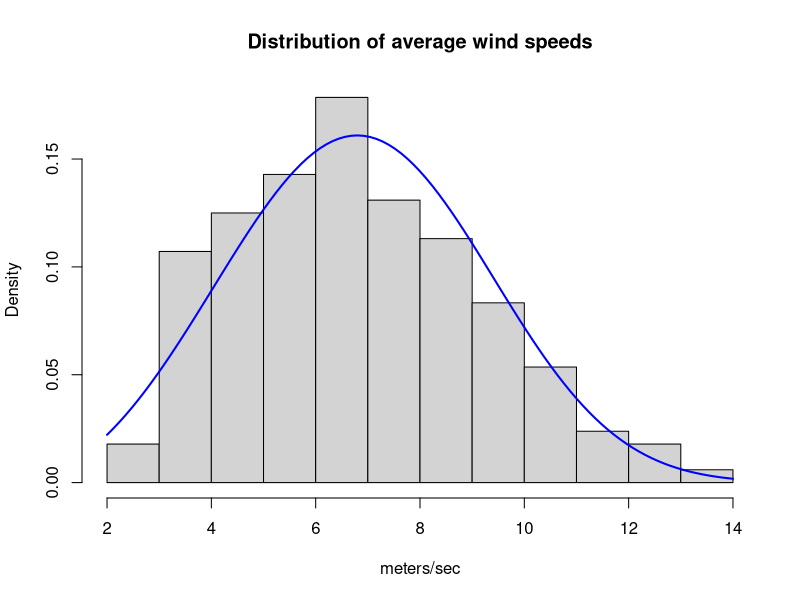
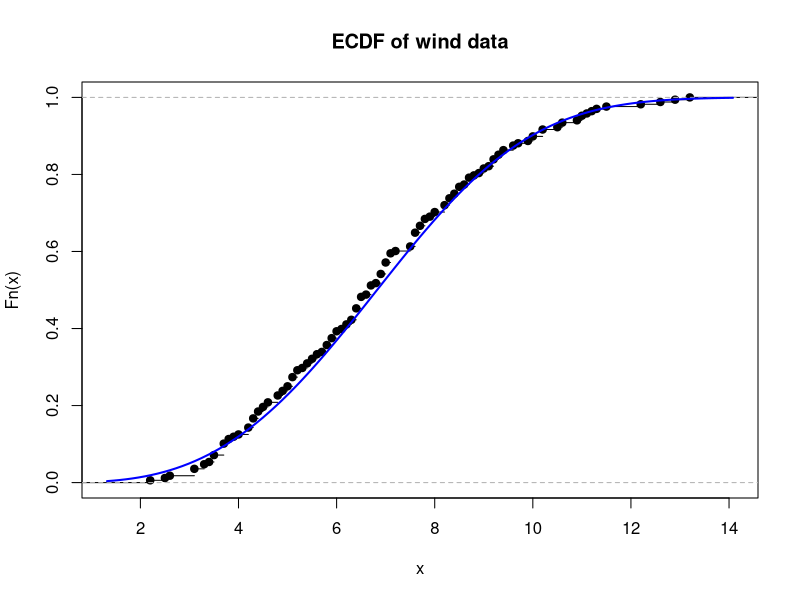
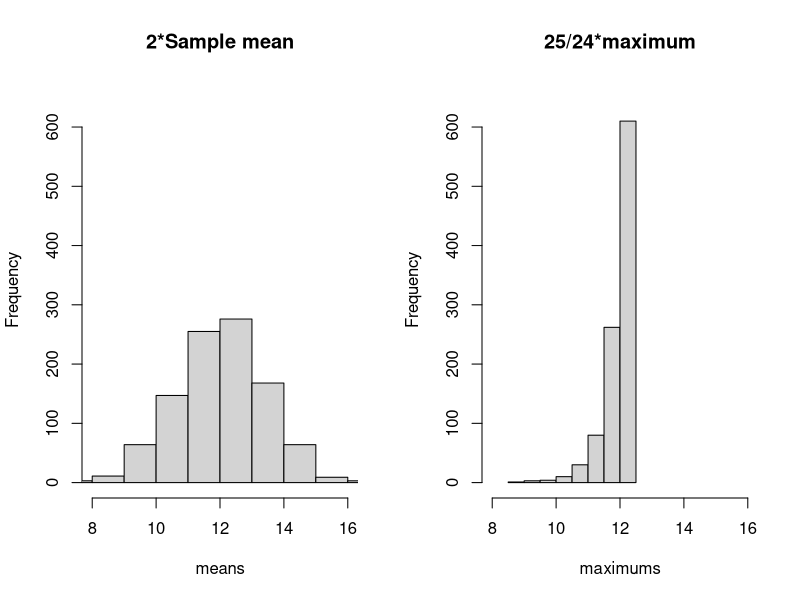
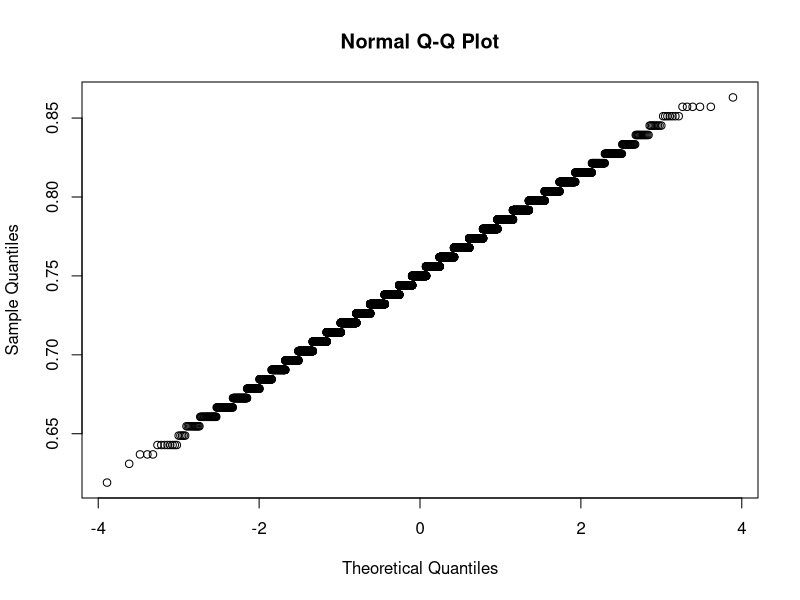
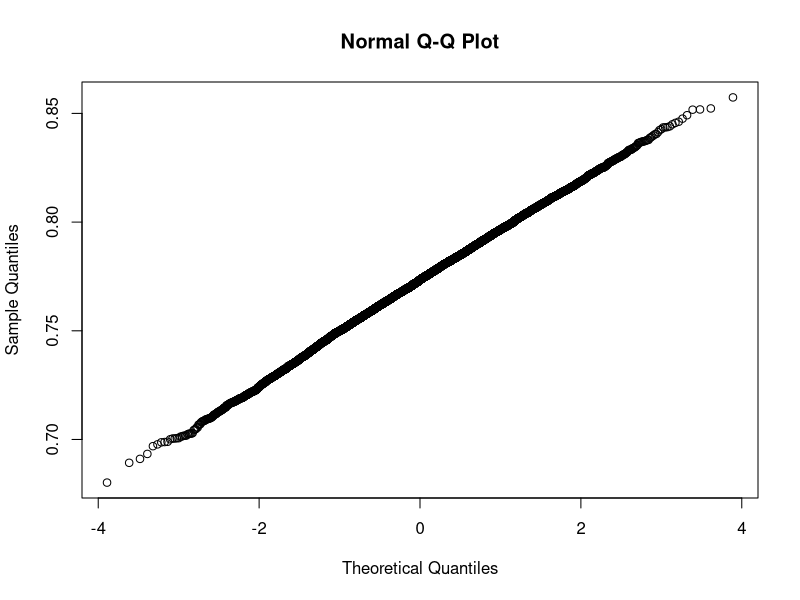
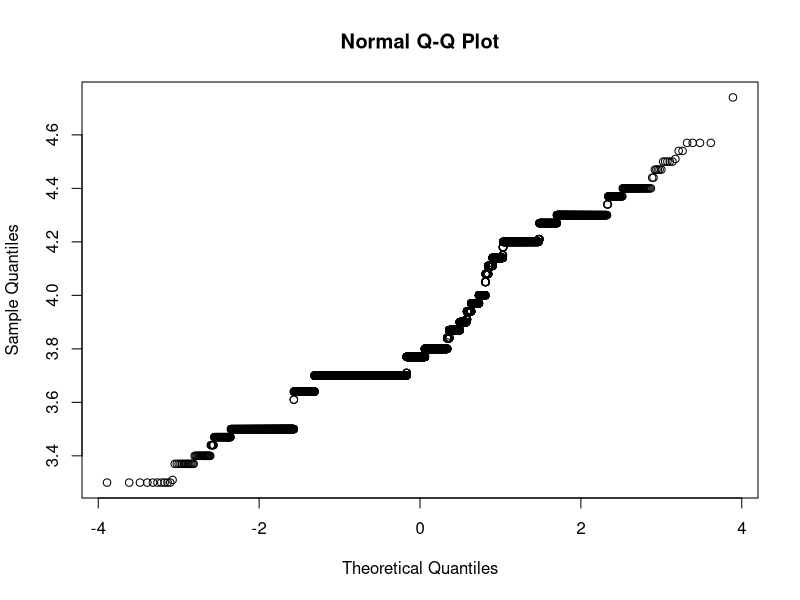
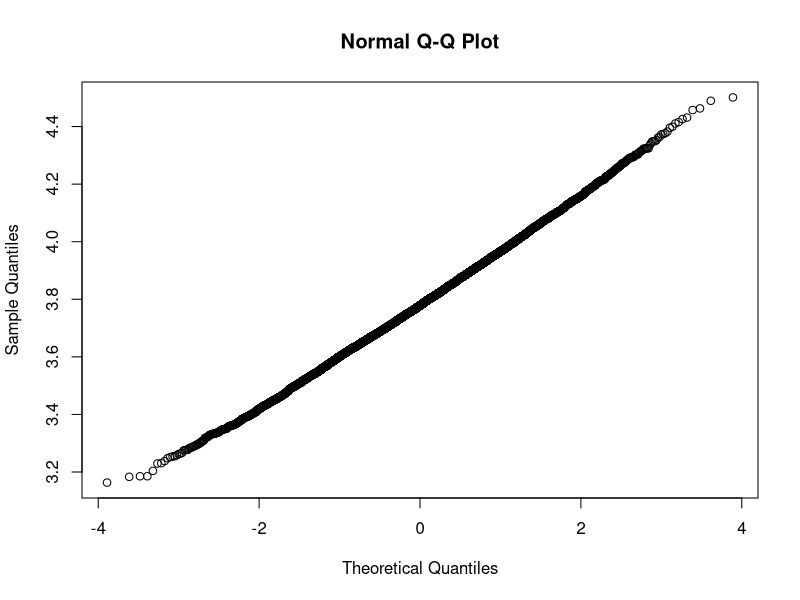
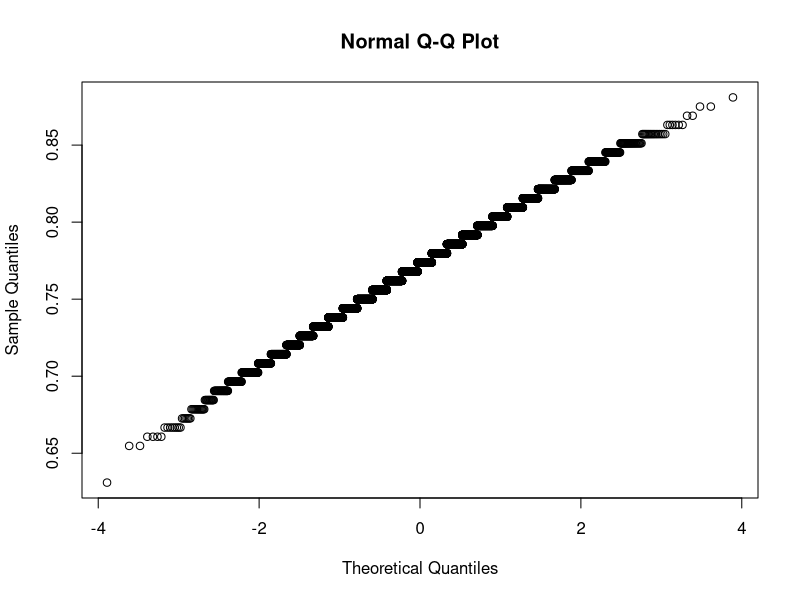

Recreate these plots in R, in order.
##Chapter 5: Estimation

#----------------------------------------------------------
##Wind speed case study: fitting the Weibull distribution

#------------------------------------------------------------
# This function takes input shape parameter k and
# the data to compute
# (1/k)+ (1/n)*sum (log(xi)) +(1/alpha)sum xi^klog(xi)=0
# where alpha= sum xi^k.

weibull.shape <- function(k, data)
{
  numer <- colSums(outer(data, k, "^") * log(data))
  denom <- colSums(outer(data, k, "^"))
  numer/denom - 1/k - mean(log(data))
}

#-----
# This function takes input shape parameter k
# and data to compute
#  k^{th} root of (1/n) sum xi^k
# n=number of data values

weibull.scale <- function(k, data)
{
  mean(data^k)^(1/k)
}

##-----
# uniroot is a built-in R function which estimates the root
# of a function.
# Provide function, any arguments needed for function,
# and a guess of values two values around root.
# Function values must be opposite signs at lower
# and upper guess.

#Now, we do the data specific commands
Turbine<- read.table("Data/Turbine.csv",header = TRUE,sep = ",")

wind <- Turbine$AveSpeed
#alternatively, wind <- subset(Turbine, select=AveSpeed, drop=TRUE)

uniroot(weibull.shape, data = wind, lower = 1,upper = 5)

# With estimate of shape parameter, now find estimate
# of scale parameters

weibull.scale(3.169, wind)

# Plot histogram with density curve overlap
# The prob=TRUE option scales histogram to area 1.

hist(wind, main = "Distribution of average wind speeds",
    xlab = "meters/sec", prob = TRUE)
curve(dweibull(x, 3.169, 7.661), add = TRUE, col = "blue", lwd = 2)

dev.new()
plot.ecdf(wind,main = "ECDF of wind data")
curve(pweibull(x,3.169,7.661), add=TRUE, col="blue",lwd=2)

# Now for the chi-square goodness of fit test
# Get the deciles
q <- qweibull(seq(.1, .9, by = .1), 3.169, 7.661)

#range of wind
range(wind)

#encompass range of wind
q <- c(0, q, 14)

# Get the counts in each sub-interval. The plot=F command
# suppresses plot and gives statistics
hist(wind, breaks=q, plot=F)$counts

# repeat above but store output
count <- hist(wind,breaks=q,plot=F)$counts
expected <- length(wind)*.1

# compute chi-square test statistic
sum((count-expected)^2/expected)

#End wind speed case study

#-----------------------------------------
# Example 6.13
# Simulation comparing two estimators for uniform
my.mean <- numeric(1000)
my.max <- numeric(1000)

#set.seed(100)
for (i in 1:1000)
 {
   x <- runif(25,0,12) #sample n=25 from Unif[0,1]
   my.mean[i] <- 2*mean(x)
   my.max[i] <- 26/25*max(x)
 }

 #mean and standard deviation of the method of moments estimate
 mean(my.mean)
 sd(my.mean)

 #mean and sd of estimate from MLE
 mean(my.max)
 sd(my.max)

 par(mfrow=c(1,2))
 hist(my.mean, xlim=c(8,16),ylim=c(0,650),xlab="means",
    main="2*Sample mean")
 hist(my.max,  xlim=c(8,16),ylim=c(0,650),xlab="maximums",
    main="25/24*maximum")
 par(mfrow=c(1,1))



#----------------------
#Example 6.14
#Relative efficiency for the Wind Speed Case Study
# Theta = P(wind > 5), nonparametric and parametric estimates
n <- length(wind)
theta1 <- mean(wind > 5)
theta2 <- pweibull(5, 3.169, 7.661, lower.tail = FALSE)
theta1 # 0.75
theta2 # 0.7720827
eta1 <- quantile(wind, .1)
eta2 <- qweibull(.1, 3.169, 7.661)
eta1 # 3.77
eta2 # 3.766038

# nonparametric bootstrap to find standard errors
set.seed(23)
B <- 10^4
boot.theta1 <- numeric(B)
boot.shape <-  numeric(B)
boot.scale <-  numeric(B)
boot.theta2 <- numeric(B)
boot.eta1 <- numeric(B)
boot.eta2 <- numeric(B)
for (i in 1:B)
{
  boot.wind <- wind[sample(1:n, replace=TRUE)]
  boot.theta1[i] <- mean(boot.wind > 5)
  boot.shape[i] <- uniroot(weibull.shape, data=boot.wind, lower=1,upper=5)$root
  boot.scale[i] <- weibull.scale(boot.shape[i], boot.wind)
  boot.theta2[i] <- pweibull(5, boot.shape[i], boot.scale[i], lower.t = FALSE)
  boot.eta1[i] <- quantile(boot.wind, .1)
  boot.eta2[i] <- qweibull(.1, boot.shape[i], boot.scale[i])
}

qqnorm(boot.theta1) # discrete, normal
qqnorm(boot.theta2) # continuous, normal
qqnorm(boot.eta1) # discrete, irregular, roughly normal
qqnorm(boot.eta2) # continuous, very normal

sd(boot.theta1) # 0.03331767
sd(boot.theta2) # 0.02342771
var(boot.theta1) / var(boot.theta2) # 2.022504

# Formula standard error, for comparison
sqrt(theta1 * (1-theta1) / n) # standard error = 0.03340766

sd(boot.eta1) # 0.2161054
sd(boot.eta2) # 0.1839509
var(boot.eta1) / var(boot.eta2) # 1.380154

# parametric bootstrap to find standard errors
set.seed(23)
pboot.theta1 <- numeric(B)
pboot.shape <-  numeric(B)
pboot.scale <-  numeric(B)
pboot.theta2 <- numeric(B)
pboot.eta1 <- numeric(B)
pboot.eta2 <- numeric(B)
for (i in 1:B)
{
  boot.wind <- rweibull(n, 3.169, 7.661)
  pboot.theta1[i] <- mean(boot.wind > 5)
  pboot.shape[i] <- uniroot(weibull.shape, data=boot.wind, lower=1,upper=5)$root
  pboot.scale[i] <- weibull.scale(pboot.shape[i], boot.wind)
  pboot.theta2[i] <- pweibull(5, pboot.shape[i], pboot.scale[i], lower.t=FALSE)
  pboot.eta1[i] <- quantile(boot.wind, .1)
  pboot.eta2[i] <- qweibull(.1, pboot.shape[i], pboot.scale[i])
}
etaRange <- range(boot.eta1, boot.eta2, pboot.eta1, pboot.eta2)

qqnorm(pboot.theta1) # discrete, slight neg skewness
qqnorm(pboot.theta2) # continuous, normal
qqnorm(pboot.eta1) # very normal, continuous
qqnorm(pboot.eta2) # very normal, continuous

sd(pboot.theta1) # 0.03198990
sd(pboot.theta2) # 0.02604409
var(pboot.theta1) / var(pboot.theta2) # 1.508716
# Similar to the nonparametric bootstrap, though relative efficiency differs

sd(pboot.eta1) # 0.2823103
sd(pboot.eta2) # 0.2100147
var(pboot.eta1) / var(pboot.eta2) # 1.806982


##-----------------------------------------------------
